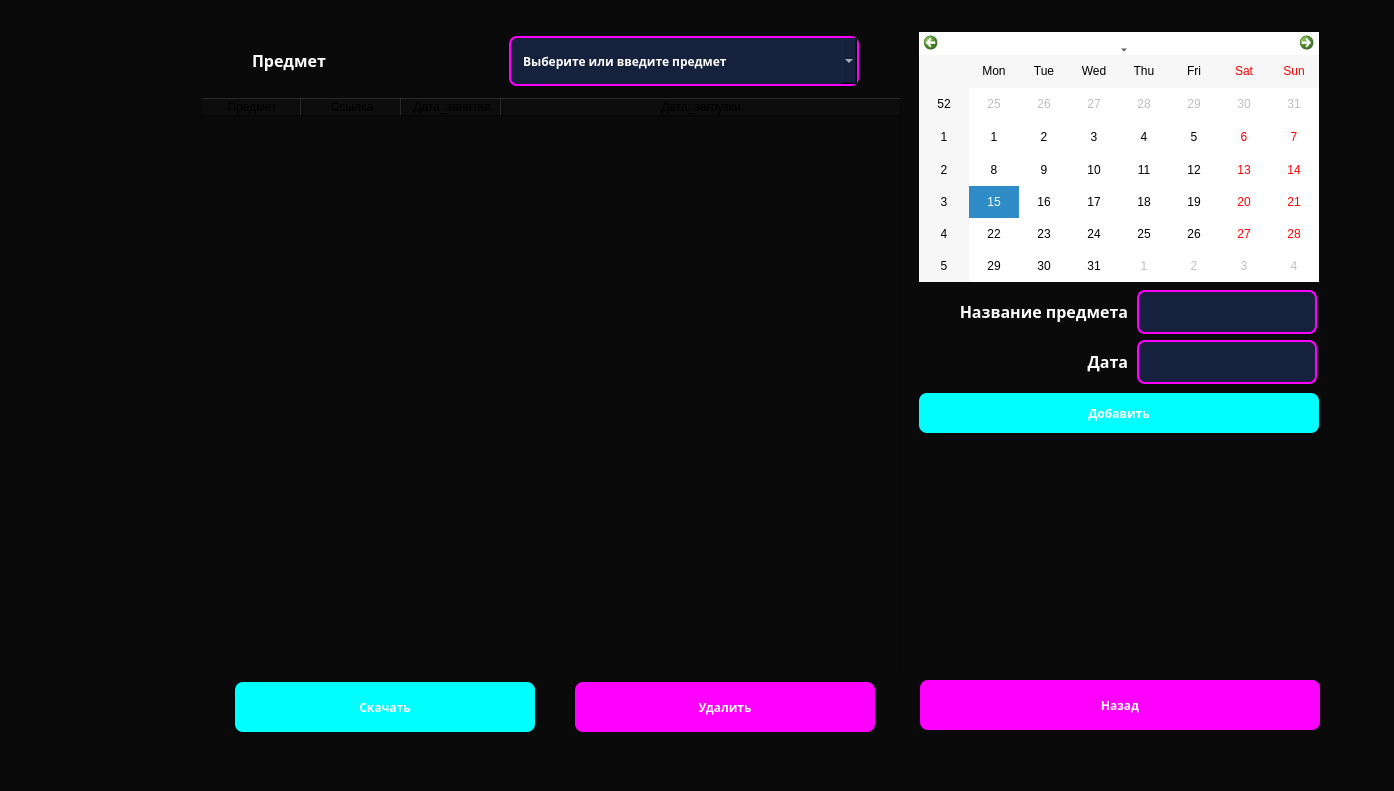
<?xml version="1.0" encoding="UTF-8"?>
<ui version="4.0">
 <class>MainWindow</class>
 <widget class="QMainWindow" name="MainWindow">
  <property name="geometry">
   <rect>
    <x>0</x>
    <y>0</y>
    <width>1394</width>
    <height>791</height>
   </rect>
  </property>
  <property name="windowTitle">
   <string>MainWindow</string>
  </property>
  <property name="styleSheet">
   <string notr="true">background-color: #0a0a0a;</string>
  </property>
  <widget class="QWidget" name="centralwidget">
   <widget class="QWidget" name="widget" native="true">
    <property name="geometry">
     <rect>
      <x>180</x>
      <y>30</y>
      <width>1171</width>
      <height>721</height>
     </rect>
    </property>
    <widget class="QWidget" name="layoutWidget">
     <property name="geometry">
      <rect>
       <x>740</x>
       <y>310</y>
       <width>401</width>
       <height>44</height>
      </rect>
     </property>
     <layout class="QHBoxLayout" name="horizontalLayout_5">
      <item>
       <widget class="QLabel" name="label_3">
        <property name="sizePolicy">
         <sizepolicy hsizetype="Expanding" vsizetype="Expanding">
          <horstretch>0</horstretch>
          <verstretch>0</verstretch>
         </sizepolicy>
        </property>
        <property name="maximumSize">
         <size>
          <width>205</width>
          <height>16777215</height>
         </size>
        </property>
        <property name="sizeIncrement">
         <size>
          <width>250</width>
          <height>0</height>
         </size>
        </property>
        <property name="styleSheet">
         <string notr="true">color: white; font-family: Fjord One; font-size: 18px; font-weight: bold;</string>
        </property>
        <property name="text">
         <string>&lt;html&gt;&lt;head/&gt;&lt;body&gt;&lt;p align=&quot;right&quot;&gt;&lt;span style=&quot; font-size:12pt;&quot;&gt;Дата&lt;/span&gt;&lt;/p&gt;&lt;/body&gt;&lt;/html&gt;</string>
        </property>
       </widget>
      </item>
      <item>
       <widget class="QLineEdit" name="age">
        <property name="sizePolicy">
         <sizepolicy hsizetype="Expanding" vsizetype="Expanding">
          <horstretch>0</horstretch>
          <verstretch>0</verstretch>
         </sizepolicy>
        </property>
        <property name="minimumSize">
         <size>
          <width>180</width>
          <height>0</height>
         </size>
        </property>
        <property name="maximumSize">
         <size>
          <width>180</width>
          <height>16777215</height>
         </size>
        </property>
        <property name="styleSheet">
         <string notr="true">background-color: #16213e; color: white; border: 2px solid #ff00ff; border-radius: 8px; padding: 10px;</string>
        </property>
       </widget>
      </item>
     </layout>
    </widget>
    <widget class="QPushButton" name="pushButton_6">
     <property name="geometry">
      <rect>
       <x>740</x>
       <y>650</y>
       <width>400</width>
       <height>50</height>
      </rect>
     </property>
     <property name="sizePolicy">
      <sizepolicy hsizetype="Expanding" vsizetype="Expanding">
       <horstretch>0</horstretch>
       <verstretch>0</verstretch>
      </sizepolicy>
     </property>
     <property name="minimumSize">
      <size>
       <width>400</width>
       <height>50</height>
      </size>
     </property>
     <property name="maximumSize">
      <size>
       <width>400</width>
       <height>50</height>
      </size>
     </property>
     <property name="font">
      <font>
       <family>Fjord One</family>
       <weight>75</weight>
       <bold>true</bold>
      </font>
     </property>
     <property name="styleSheet">
      <string notr="true">background-color: #ff00ff
; color: white;  font-family: Fjord One; border: none; border-radius: 8px; padding: 12px; font-weight: bold;</string>
     </property>
     <property name="text">
      <string>Назад</string>
     </property>
    </widget>
    <widget class="QWidget" name="layoutWidget">
     <property name="geometry">
      <rect>
       <x>21</x>
       <y>1</y>
       <width>710</width>
       <height>701</height>
      </rect>
     </property>
     <layout class="QVBoxLayout" name="verticalLayout_4">
      <item>
       <layout class="QHBoxLayout" name="horizontalLayout_6">
        <item>
         <widget class="QLabel" name="label">
          <property name="sizePolicy">
           <sizepolicy hsizetype="Expanding" vsizetype="Expanding">
            <horstretch>0</horstretch>
            <verstretch>0</verstretch>
           </sizepolicy>
          </property>
          <property name="minimumSize">
           <size>
            <width>0</width>
            <height>50</height>
           </size>
          </property>
          <property name="maximumSize">
           <size>
            <width>200</width>
            <height>60</height>
           </size>
          </property>
          <property name="styleSheet">
           <string notr="true">color: white; font-family: Fjord One; font-size: 18px; font-weight: bold;</string>
          </property>
          <property name="text">
           <string>&lt;html&gt;&lt;head/&gt;&lt;body&gt;&lt;p&gt;&lt;span style=&quot; font-size:12pt;&quot;&gt;Предмет&lt;/span&gt;&lt;/p&gt;&lt;/body&gt;&lt;/html&gt;</string>
          </property>
         </widget>
        </item>
        <item>
         <widget class="QComboBox" name="filter_label">
          <property name="sizePolicy">
           <sizepolicy hsizetype="Expanding" vsizetype="Expanding">
            <horstretch>0</horstretch>
            <verstretch>0</verstretch>
           </sizepolicy>
          </property>
          <property name="minimumSize">
           <size>
            <width>250</width>
            <height>50</height>
           </size>
          </property>
          <property name="maximumSize">
           <size>
            <width>350</width>
            <height>50</height>
           </size>
          </property>
          <property name="styleSheet">
           <string notr="true">color: white; font-family: Fjord One; font-size: 12px; font-weight: bold;
background-color: #16213e; color: white; border: 2px solid #ff00ff; border-radius: 8px; padding: 10px; </string>
          </property>
          <property name="editable">
           <bool>true</bool>
          </property>
          <property name="currentText">
           <string>Выберите или введите предмет</string>
          </property>
          <property name="currentIndex">
           <number>0</number>
          </property>
          <property name="maxVisibleItems">
           <number>20</number>
          </property>
          <item>
           <property name="text">
            <string>Выберите или введите предмет</string>
           </property>
          </item>
          <item>
           <property name="text">
            <string>матан</string>
           </property>
          </item>
          <item>
           <property name="text">
            <string>линал</string>
           </property>
          </item>
          <item>
           <property name="text">
            <string>дискра</string>
           </property>
          </item>
          <item>
           <property name="text">
            <string>история</string>
           </property>
          </item>
          <item>
           <property name="text">
            <string>орг</string>
           </property>
          </item>
          <item>
           <property name="text">
            <string>бж</string>
           </property>
          </item>
          <item>
           <property name="text">
            <string>тп</string>
           </property>
          </item>
          <item>
           <property name="text">
            <string>цг</string>
           </property>
          </item>
          <item>
           <property name="text">
            <string>прога с/c++</string>
           </property>
          </item>
         </widget>
        </item>
       </layout>
      </item>
      <item>
       <widget class="QTableWidget" name="table">
        <property name="minimumSize">
         <size>
          <width>700</width>
          <height>550</height>
         </size>
        </property>
        <property name="maximumSize">
         <size>
          <width>600</width>
          <height>600</height>
         </size>
        </property>
        <property name="alternatingRowColors">
         <bool>false</bool>
        </property>
        <property name="selectionMode">
         <enum>QAbstractItemView::SingleSelection</enum>
        </property>
        <property name="selectionBehavior">
         <enum>QAbstractItemView::SelectRows</enum>
        </property>
        <property name="showGrid">
         <bool>true</bool>
        </property>
        <property name="rowCount">
         <number>0</number>
        </property>
        <property name="columnCount">
         <number>4</number>
        </property>
        <attribute name="horizontalHeaderVisible">
         <bool>true</bool>
        </attribute>
        <attribute name="horizontalHeaderCascadingSectionResizes">
         <bool>true</bool>
        </attribute>
        <attribute name="horizontalHeaderHighlightSections">
         <bool>false</bool>
        </attribute>
        <attribute name="horizontalHeaderShowSortIndicator" stdset="0">
         <bool>true</bool>
        </attribute>
        <attribute name="horizontalHeaderStretchLastSection">
         <bool>true</bool>
        </attribute>
        <attribute name="verticalHeaderVisible">
         <bool>true</bool>
        </attribute>
        <attribute name="verticalHeaderHighlightSections">
         <bool>false</bool>
        </attribute>
        <column>
         <property name="text">
          <string>Предмет</string>
         </property>
        </column>
        <column>
         <property name="text">
          <string>Ссылка</string>
         </property>
        </column>
        <column>
         <property name="text">
          <string>Дата_занятия</string>
         </property>
        </column>
        <column>
         <property name="text">
          <string>Дата_загрузки</string>
         </property>
        </column>
       </widget>
      </item>
      <item>
       <layout class="QHBoxLayout" name="horizontalLayout">
        <item>
         <widget class="QPushButton" name="pushButton_4">
          <property name="sizePolicy">
           <sizepolicy hsizetype="Expanding" vsizetype="Expanding">
            <horstretch>0</horstretch>
            <verstretch>0</verstretch>
           </sizepolicy>
          </property>
          <property name="minimumSize">
           <size>
            <width>300</width>
            <height>0</height>
           </size>
          </property>
          <property name="maximumSize">
           <size>
            <width>200</width>
            <height>50</height>
           </size>
          </property>
          <property name="font">
           <font>
            <family>Fjord One</family>
            <weight>75</weight>
            <bold>true</bold>
           </font>
          </property>
          <property name="styleSheet">
           <string notr="true">background-color: #00ffff

; color: white; border: none; border-radius: 8px; padding: 12px; font-weight: bold;  font-family: Fjord One;</string>
          </property>
          <property name="text">
           <string>Скачать</string>
          </property>
         </widget>
        </item>
        <item>
         <widget class="QPushButton" name="delete_action">
          <property name="sizePolicy">
           <sizepolicy hsizetype="Expanding" vsizetype="Expanding">
            <horstretch>0</horstretch>
            <verstretch>0</verstretch>
           </sizepolicy>
          </property>
          <property name="minimumSize">
           <size>
            <width>300</width>
            <height>0</height>
           </size>
          </property>
          <property name="maximumSize">
           <size>
            <width>150</width>
            <height>50</height>
           </size>
          </property>
          <property name="font">
           <font>
            <family>Fjord One</family>
            <weight>75</weight>
            <bold>true</bold>
           </font>
          </property>
          <property name="styleSheet">
           <string notr="true">background-color: #ff00ff

; color: white; border: none; border-radius: 8px; padding: 12px; font-weight: bold;  font-family: Fjord One;</string>
          </property>
          <property name="text">
           <string>Удалить</string>
          </property>
         </widget>
        </item>
       </layout>
      </item>
     </layout>
    </widget>
    <widget class="QCalendarWidget" name="calendarWidget">
     <property name="geometry">
      <rect>
       <x>739</x>
       <y>2</y>
       <width>400</width>
       <height>250</height>
      </rect>
     </property>
     <property name="sizePolicy">
      <sizepolicy hsizetype="Expanding" vsizetype="Expanding">
       <horstretch>0</horstretch>
       <verstretch>0</verstretch>
      </sizepolicy>
     </property>
     <property name="minimumSize">
      <size>
       <width>400</width>
       <height>250</height>
      </size>
     </property>
     <property name="maximumSize">
      <size>
       <width>400</width>
       <height>16777215</height>
      </size>
     </property>
     <property name="styleSheet">
      <string notr="true">background: white;  colour: black
</string>
     </property>
    </widget>
    <widget class="QWidget" name="layoutWidget">
     <property name="geometry">
      <rect>
       <x>740</x>
       <y>260</y>
       <width>401</width>
       <height>44</height>
      </rect>
     </property>
     <layout class="QHBoxLayout" name="horizontalLayout_2">
      <item>
       <widget class="QLabel" name="label_2">
        <property name="sizePolicy">
         <sizepolicy hsizetype="Expanding" vsizetype="Expanding">
          <horstretch>0</horstretch>
          <verstretch>0</verstretch>
         </sizepolicy>
        </property>
        <property name="maximumSize">
         <size>
          <width>205</width>
          <height>16777215</height>
         </size>
        </property>
        <property name="styleSheet">
         <string notr="true">color: white; font-family: Fjord One; font-size: 18px; font-weight: bold;</string>
        </property>
        <property name="text">
         <string>&lt;html&gt;&lt;head/&gt;&lt;body&gt;&lt;p align=&quot;right&quot;&gt;&lt;span style=&quot; font-size:12pt;&quot;&gt;Название предмета&lt;/span&gt;&lt;/p&gt;&lt;/body&gt;&lt;/html&gt;</string>
        </property>
       </widget>
      </item>
      <item>
       <widget class="QLineEdit" name="subject_name">
        <property name="sizePolicy">
         <sizepolicy hsizetype="Expanding" vsizetype="Expanding">
          <horstretch>0</horstretch>
          <verstretch>0</verstretch>
         </sizepolicy>
        </property>
        <property name="minimumSize">
         <size>
          <width>180</width>
          <height>0</height>
         </size>
        </property>
        <property name="maximumSize">
         <size>
          <width>180</width>
          <height>16777215</height>
         </size>
        </property>
        <property name="styleSheet">
         <string notr="true">background-color: #16213e; color: white; border: 2px solid #ff00ff; border-radius: 8px; padding: 10px;</string>
        </property>
       </widget>
      </item>
     </layout>
    </widget>
    <widget class="QPushButton" name="btn_add">
     <property name="geometry">
      <rect>
       <x>739</x>
       <y>363</y>
       <width>400</width>
       <height>40</height>
      </rect>
     </property>
     <property name="sizePolicy">
      <sizepolicy hsizetype="Expanding" vsizetype="Expanding">
       <horstretch>0</horstretch>
       <verstretch>0</verstretch>
      </sizepolicy>
     </property>
     <property name="minimumSize">
      <size>
       <width>400</width>
       <height>30</height>
      </size>
     </property>
     <property name="maximumSize">
      <size>
       <width>150</width>
       <height>50</height>
      </size>
     </property>
     <property name="font">
      <font>
       <family>Fjord One</family>
       <weight>75</weight>
       <bold>true</bold>
      </font>
     </property>
     <property name="styleSheet">
      <string notr="true">background-color: #00ffff

; color: white; border: none; border-radius: 8px; padding: 12px; font-weight: bold;  font-family: Fjord One;</string>
     </property>
     <property name="text">
      <string>Добавить</string>
     </property>
    </widget>
   </widget>
  </widget>
  <widget class="QMenuBar" name="menubar">
   <property name="geometry">
    <rect>
     <x>0</x>
     <y>0</y>
     <width>1394</width>
     <height>26</height>
    </rect>
   </property>
  </widget>
  <widget class="QStatusBar" name="statusbar"/>
 </widget>
 <resources/>
 <connections/>
</ui>
